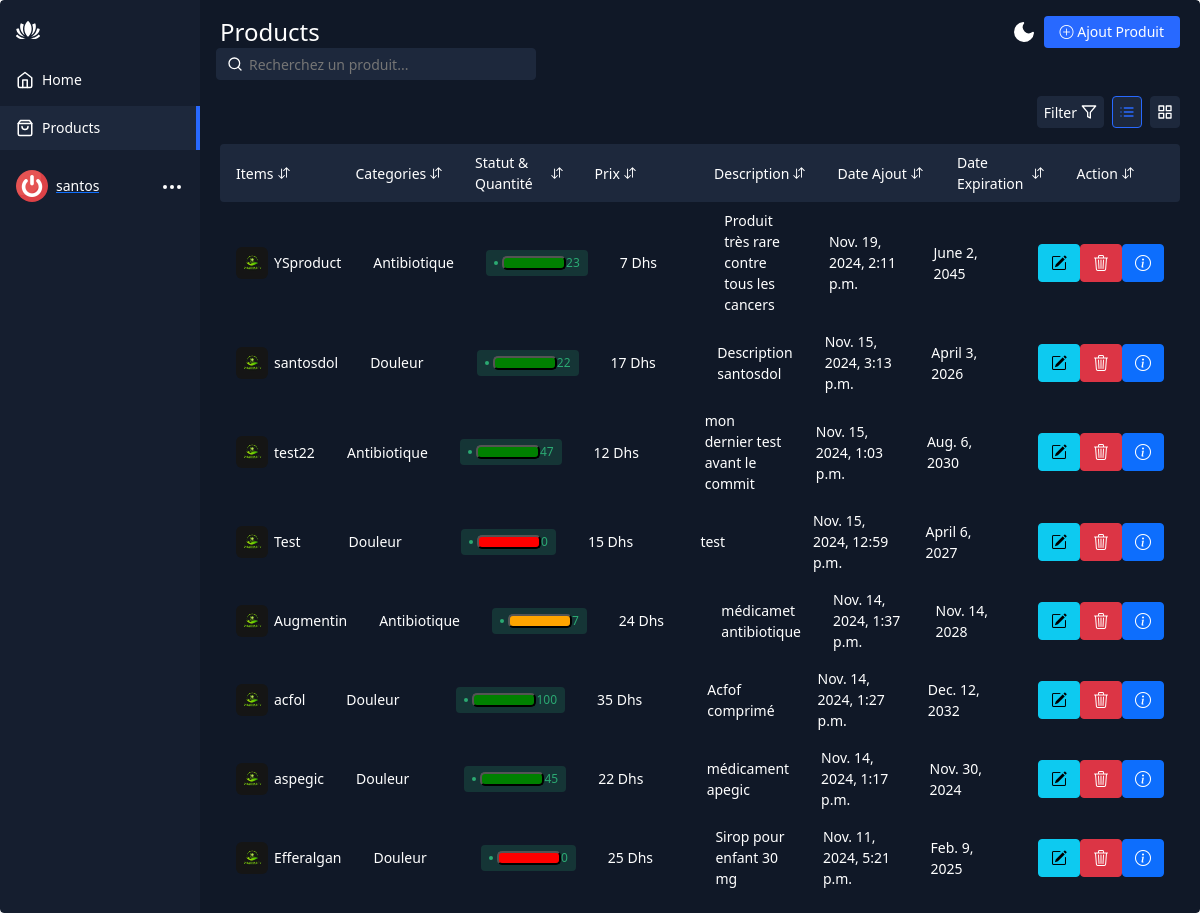
Page /produit/ (signed in) on the earlier database version.
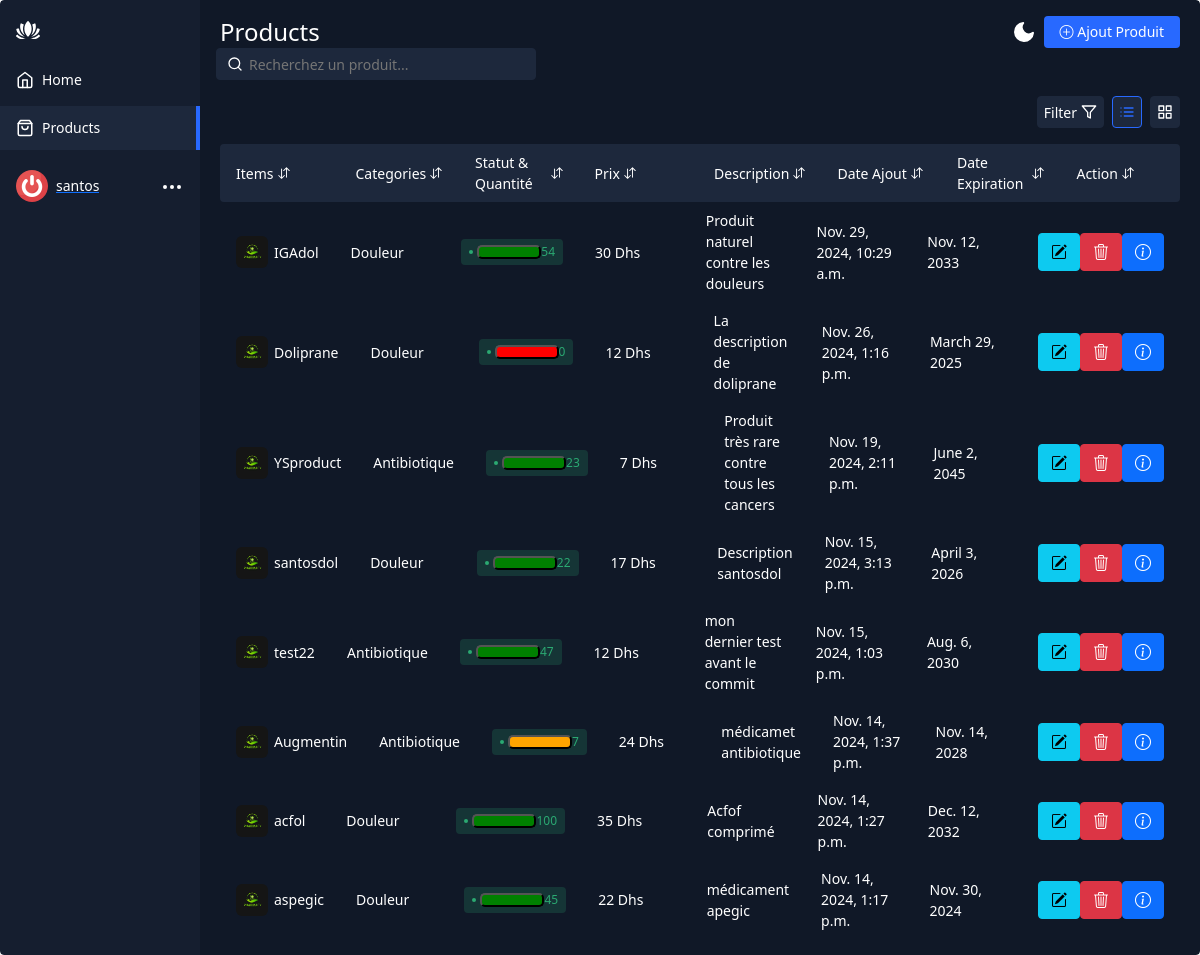
Same page on the later database version.
### Produits/models.py (models this page shows, shortened)
class Produits(models.Model):
    name = models.CharField(max_length= 100 )
    category= models.ForeignKey(Categories, on_delete=models.CASCADE)
    price = models.IntegerField()
    quantite= models.PositiveBigIntegerField(default=0)
    description= models.TextField()
    date_ajout= models.DateTimeField(auto_now_add=True)
    date_expiration= models.DateField()
    image= models.ImageField(null=True, blank=True,upload_to='media/')
    class Meta:
        ordering= ['-date_ajout']
    def statut_quantite(self):
        if self.quantite == 0:
            return 'red'
        elif self.quantite <= 10:
            return 'orange'
        else:
            return 'green'

class Categories(models.Model):
    name= models.CharField(max_length=250)
    def __str__(self):
        return self.name

### Produits/views.py (the view)
# urls.py: path('produit/',Affichage.as_view(), name='home'),
class Affichage(LoginRequiredMixin, ListView):
    template_name = 'home.html'
    queryset = Produits.objects.all()

### Produits/templates/home.html
{% extends "base.html" %}
{% block produit %}
    {% include "produit.html" %}
{% endblock produit %}

### Produits/templates/produit.html (shortened to what this page needs)
{% load static %}
<div class="products-area-wrapper tableView">
    <div class="products-header">
      <div class="product-cell image">
        Items
        <button class="sort-button">
        </button>
      </div>
      <div class="product-cell category">Categories<button class="sort-button">
        </button></div>
      <div class="product-cell status-cell">Statut & Quantité<button class="sort-button">
        </button></div>
      <div class="product-cell sales">Prix<button class="sort-button">
        </button></div>
        <div class="product-cell stock">Description<button class="sort-button">
        </button></div>
      <div class="product-cell stock">Date Ajout<button class="sort-button">
        </button></div>
      <div class="product-cell price">Date Expiration<button class="sort-button">
        </button></div>
      <div class="product-cell price">Action<button class="sort-button">
        </button></div>
    </div>
 {% for n  in object_list %}
    <div class="products-row" id="produit-{{ n.id }}">
        <div class="product-cell image">
          <img src="{% static 'pharma2.jpg' %}"
          <span>{{n.name}}</span>
        </div>
      <div class="product-cell category"><span class="cell-label">Categorie</span>{{n.category}}</div>
      <div class="product-cell status-cell">
        <span class="status active"><button class="button {{n.statut_quantite}}"></button> {{n.quantite}}</span>
      </div>
      <div class="product-cell sales"><span class="cell-label">Prix:</span>{{n.price}} Dhs</div>
      <div class="product-cell stock"><span class="cell-label">Description:</span>{{n.description}}</div>
      <div class="product-cell price"><span class="cell-label">Date Ajout:</span>{{n.date_ajout}}</div>
      <div class="product-cell price"><span class="cell-label">Date Expiration:</span>{{n.date_expiration}}</div>
      <div class="product-cell price"><span class="cell-label">Action:</span>
        <a href="{% url 'modifier' n.id %}" class="btn btn-info"><i class="bi bi-pencil-square"></i></a>
        <a  class="btn btn-danger"><i class="bi bi-trash3 delete-button"  data-id="{{ n.id }}"></i></a>
        <a href="{% url 'detail' n.id %}" class="btn btn-primary"><i class="bi bi-info-circle"></i></a>
      </div>
    </div>
    {% endfor %}
</div>

Differences in the rows shown:
removed Produits: name "Test", category "Douleur", quantite "0", price "15", description "test", date_ajout "Nov. 15, 2024, 12:59 p.m.", date_expiration "April 6, 2027"
removed Produits: name "Efferalgan", category "Douleur", quantite "0", price "25", description "Sirop pour enfant 30 mg", date_ajout "Nov. 11, 2024, 5:21 p.m.", date_expiration "Feb. 9, 2025"
added Produits: name "IGAdol", category "Douleur", quantite "54", price "30", description "Produit naturel contre les douleurs", date_ajout "Nov. 29, 2024, 10:29 a.m.", date_expiration "Nov. 12, 2033"
added Produits: name "Doliprane", category "Douleur", quantite "0", price "12", description "La description de doliprane", date_ajout "Nov. 26, 2024, 1:16 p.m.", date_expiration "March 29, 2025"
